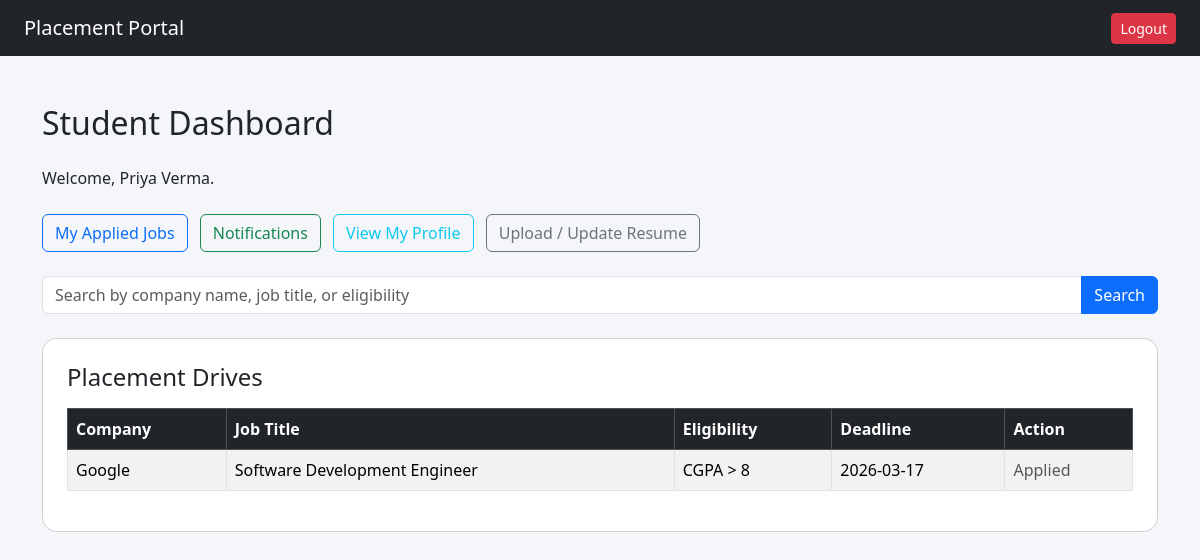
/student/dashboard (signed in), run on an earlier commit of the app's database.
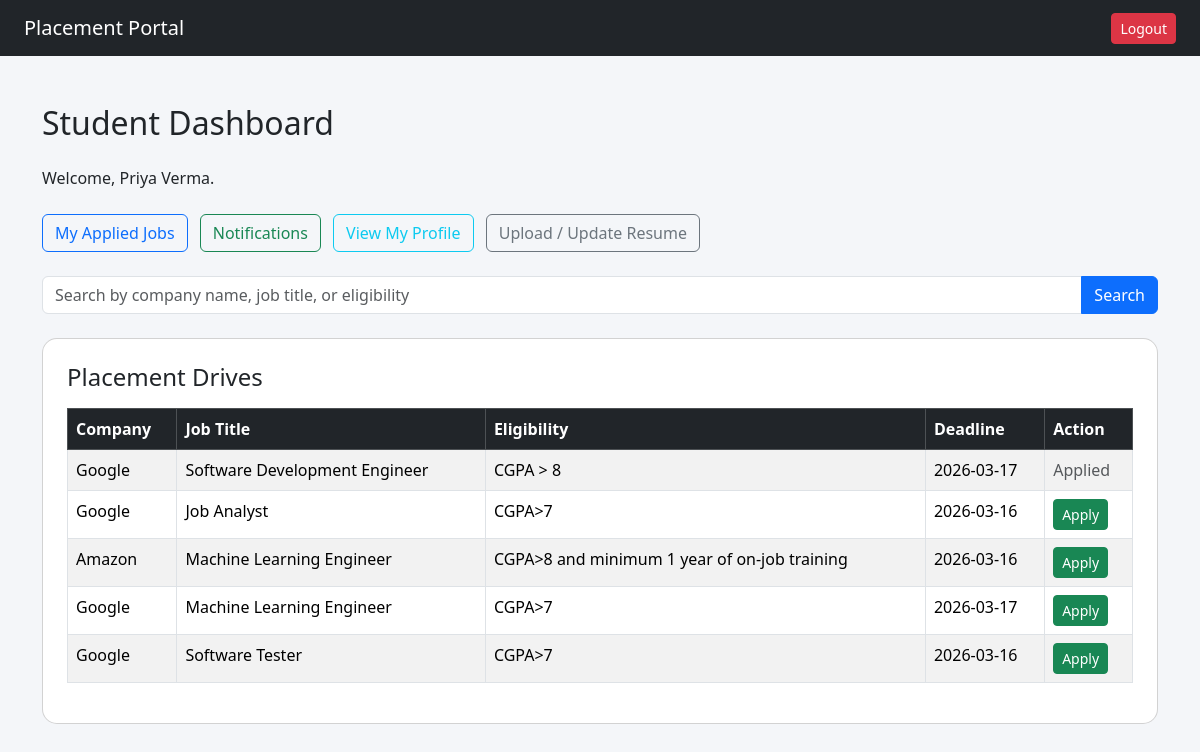
And on a later commit of the database.
### tables this page shows
CREATE TABLE placement_drive(
            id INTEGER PRIMARY KEY AUTOINCREMENT,
            company_id INTEGER,
            job_title TEXT NOT NULL,
            job_description TEXT,
            eligibility TEXT,
            deadline TEXT,
            status TEXT DEFAULT 'Pending',
            created_at TEXT,
            FOREIGN KEY(company_id) REFERENCES company(id)              
        );

CREATE TABLE company (
          id INTEGER PRIMARY KEY AUTOINCREMENT,
          name TEXT NOT NULL,
          email TEXT UNIQUE NOT NULL,
          password TEXT NOT NULL,
          hr_contact TEXT,
          website TEXT,
          approval_status TEXT DEFAULT 'Pending',
          is_active INTEGER DEFAULT 1,
          created_at TEXT          
        );

### app.py (the view)
@app.route('/student/dashboard')
def student_dashboard():
    if session.get('role') != 'student':
        return redirect('/student/login')
    search = request.args.get('search', '').strip()
    conn = get_connection()
    cursor = conn.cursor()
    cursor.execute("""
        SELECT pd.id, pd.job_title, pd.job_description, pd.eligibility, pd.deadline, pd.status, c.name as company_name
        FROM placement_drive pd
        JOIN company c ON pd.company_id = c.id
        WHERE pd.status IN ('Approved', 'Active')
    """)
    drives = cursor.fetchall()
    cursor.execute("SELECT drive_id FROM application WHERE student_id = ?", (session['user_id'],))
    applied_ids = {row['drive_id'] for row in cursor.fetchall()}
    conn.close()
    if search:
        drives = [d for d in drives if (search.lower() in (d['company_name'] or '').lower() or search.lower() in (d['job_title'] or '').lower() or search.lower() in (d['eligibility'] or '').lower())]
    return render_template("student/dashboard.html", drives=drives, search=search, applied_ids=applied_ids)

### database.py (called while the page is built)
def get_connection():
    conn = sqlite3.connect(DB_NAME)
    conn.row_factory = sqlite3.Row
    return conn

### templates/student/dashboard.html (shortened to what this page needs)
{% extends "base.html" %}
{% block content %}
<h2 class="mb-4">Student Dashboard</h2>
<p class="mb-4">Welcome, {{ session.get('username') }}.</p>
<div class="mb-4">
    <a href="/student/applied-jobs" class="btn btn-outline-primary me-2">My Applied Jobs</a>
    <a href="/student/notifications" class="btn btn-outline-success me-2">Notifications</a>
    <a href="/student/profile" class="btn btn-outline-info me-2">View My Profile</a>
    <a href="/student/upload-resume" class="btn btn-outline-secondary">Upload / Update Resume</a>
</div>
<form method="get" class="mb-4">
    <div class="input-group">
        <input type="text" name="search" class="form-control" placeholder="Search by company name, job title, or eligibility" value="{{ search or '' }}">
        <button class="btn btn-primary" type="submit">Search</button>
    </div>
</form>
<div class="card p-4">
    <h4 class="mb-3">Placement Drives</h4>
    <table class="table table-bordered table-striped">
        <thead class="table-dark">
            <tr>
                <th>Company</th>
                <th>Job Title</th>
                <th>Eligibility</th>
                <th>Deadline</th>
                <th>Action</th>
            </tr>
        </thead>
        <tbody>
            {% for d in drives %}
            <tr>
                <td>{{ d.company_name }}</td>
                <td>{{ d.job_title }}</td>
                <td>{{ d.eligibility or '—' }}</td>
                <td>{{ d.deadline or '—' }}</td>
                <td>
                    {% if d.id in applied_ids %}
                    <span class="text-muted">Applied</span>
                    {% else %}
                    <form action="/student/apply/{{ d.id }}" method="post" style="display:inline;">
                        <button type="submit" class="btn btn-sm btn-success">Apply</button>
                    </form>
                    {% endif %}
                </td>
            </tr>
            {% else %}
            <tr><td colspan="5" class="text-center">No approved drives found.</td></tr>
            {% endfor %}
        </tbody>
    </table>
</div>
{% endblock %}

### templates/base.html (shortened to what this page needs)
<!DOCTYPE html>
<html>
<head>
    <link href="https://cdn.jsdelivr.net/npm/bootstrap@5.3.2/dist/css/bootstrap.min.css" rel="stylesheet">
    <link rel="stylesheet" href="{{ url_for('static', filename='style.css') }}">
</head>
<body>
<nav class="navbar navbar-dark bg-dark px-4">
    <a class="navbar-brand" href="/">Placement Portal</a>
    {% if session.get('user_id') %}
        <a href="/logout" class="btn btn-danger btn-sm">Logout</a>
    {% endif %}
</nav>
<div class="container mt-5">
    {% block content %}{% endblock %}
</div>
</body>
</html>

### static/style.css (style rules this page uses)
body { background-color: #f4f6f9; }
.card { border-radius: 15px; }

What changed in the data, as far as the page shows it:
added placement_drive: company_name "Google", job_title "Job Analyst", eligibility "CGPA>7", deadline "2026-03-16"
added placement_drive: company_name "Amazon", job_title "Machine Learning Engineer", eligibility "CGPA>8 and minimum 1 year of on-job training", deadline "2026-03-16"
added placement_drive: company_name "Google", job_title "Machine Learning Engineer", eligibility "CGPA>7", deadline "2026-03-17"
added placement_drive: company_name "Google", job_title "Software Tester", eligibility "CGPA>7", deadline "2026-03-16"
